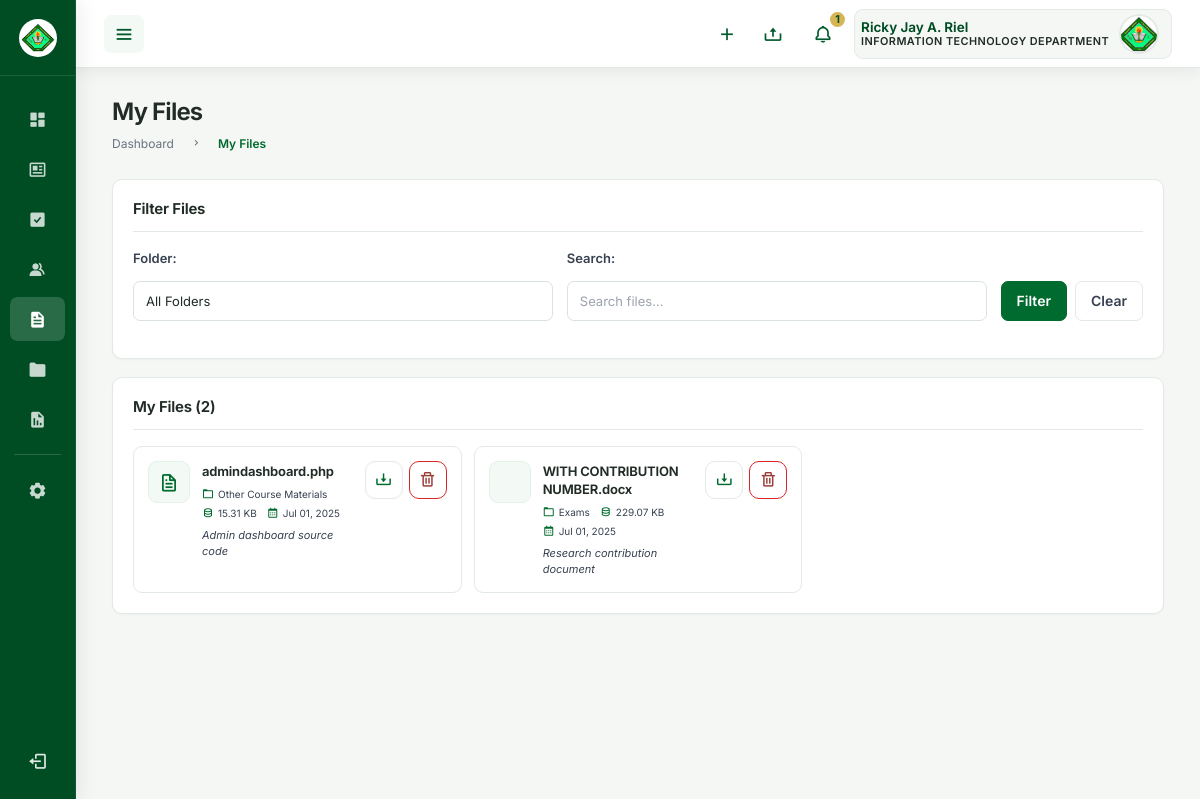
Before: /roles/user/my_files.php (signed in) with the older database file.
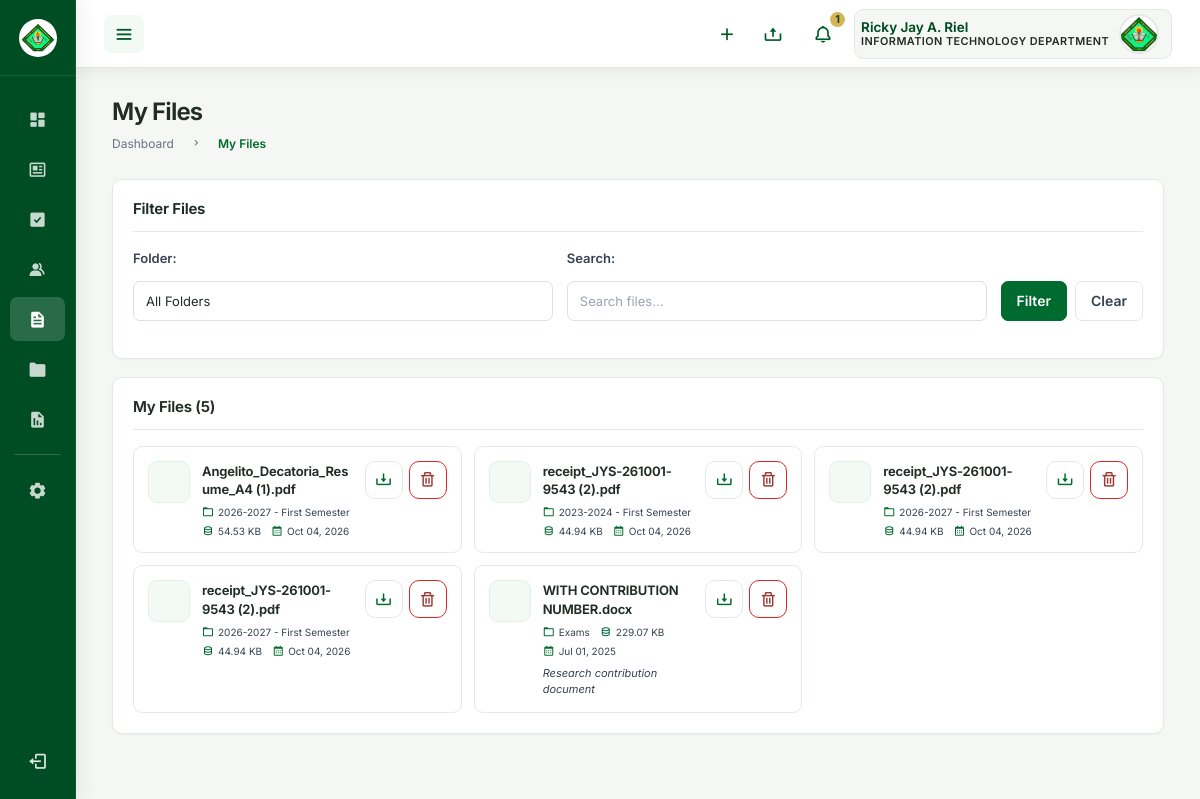
After: the same page with the newer database file.
### tables this page shows
CREATE TABLE `files` (
  `id` int NOT NULL,
  `file_name` varchar(255) NOT NULL,
  `original_name` varchar(255) NOT NULL,
  `file_path` varchar(255) NOT NULL,
  `file_size` bigint DEFAULT NULL,
  `file_type` varchar(100) DEFAULT NULL,
  `mime_type` varchar(100) DEFAULT NULL,
  `file_extension` varchar(10) DEFAULT NULL,
  `uploaded_by` int NOT NULL,
  `folder_id` int NOT NULL,
  `uploaded_at` datetime DEFAULT CURRENT_TIMESTAMP,
  `updated_at` datetime DEFAULT CURRENT_TIMESTAMP ON UPDATE CURRENT_TIMESTAMP,
  `is_deleted` tinyint(1) DEFAULT '0',
  `deleted_at` datetime DEFAULT NULL,
  `deleted_by` int DEFAULT NULL,
  `file_hash` varchar(64) DEFAULT NULL,
  `download_count` int DEFAULT '0',
  `last_downloaded` datetime DEFAULT NULL,
  `last_downloaded_by` int DEFAULT NULL,
  `is_public` tinyint(1) DEFAULT '0',
  `public_token` varchar(255) DEFAULT NULL,
  `permissions` longtext,
  `version` int DEFAULT '1',
  `parent_file_id` int DEFAULT NULL,
  `tags` longtext,
  `description` text,
  `academic_year` varchar(10) DEFAULT NULL COMMENT 'Academic year, e.g. 2026',
  `semester` enum('first','second') NOT NULL DEFAULT 'first',
  `thumbnail_path` varchar(255) DEFAULT NULL,
  `is_favorite` tinyint(1) DEFAULT '0',
  `expiry_date` datetime DEFAULT NULL
);

CREATE TABLE `folders` (
  `id` int NOT NULL,
  `folder_name` varchar(100) NOT NULL,
  `description` text,
  `created_by` int NOT NULL,
  `created_at` datetime DEFAULT CURRENT_TIMESTAMP,
  `updated_at` datetime DEFAULT CURRENT_TIMESTAMP ON UPDATE CURRENT_TIMESTAMP,
  `parent_id` int DEFAULT NULL,
  `is_deleted` tinyint(1) NOT NULL DEFAULT '0',
  `deleted_at` datetime DEFAULT NULL,
  `deleted_by` int DEFAULT NULL,
  `department_id` int DEFAULT NULL,
  `folder_path` varchar(500) DEFAULT NULL,
  `folder_level` int DEFAULT '0',
  `is_public` tinyint(1) DEFAULT '0',
  `permissions` longtext,
  `folder_size` bigint DEFAULT '0',
  `file_count` int DEFAULT '0',
  `folder_color` varchar(7) DEFAULT '#667eea',
  `folder_icon` varchar(50) DEFAULT 'fa-folder',
  `category` varchar(50) DEFAULT NULL,
  `folder_type` enum('category','custom','system') NOT NULL DEFAULT 'custom',
  `folder_status` enum('active','archived','hidden') NOT NULL DEFAULT 'active',
  `access_count` int NOT NULL DEFAULT '0',
  `is_favorite` tinyint(1) NOT NULL DEFAULT '0'
);

### roles/user/my_files.php (the view, shortened to what the changed rows need)
<?php
require_once '../../includes/config.php';
$user_id = $_SESSION['user_id'];
$query = "
    SELECT f.*, fo.folder_name
    FROM files f
    LEFT JOIN folders fo ON f.folder_id = fo.id
    WHERE f.uploaded_by = ? AND f.is_deleted = 0
";
$params = [$user_id];
$query .= " ORDER BY f.uploaded_at DESC";
$stmt = $pdo->prepare($query);
$stmt->execute($params);
$files = $stmt->fetchAll();
?>
<!DOCTYPE html>
<html lang="en">
<head>
    <link href='https://unpkg.com/boxicons@2.0.9/css/boxicons.min.css' rel='stylesheet'>
    <link rel="stylesheet" href="assets/css/components/sidebar.css?v=<?= time() ?>">
    <link rel="stylesheet" href="assets/css/components/navbar.css?v=<?= time() ?>">
    <?php include __DIR__ . '/../../includes/theme.php'; ?>
</head>
<body class="user-my-files-page">
    <section id="content">
        <main>
            <div class="head-title">
                <div class="left">
                    <h1>My Files</h1>
                </div>
            </div>
            <div class="table-data">
                <div class="order">
                    <div class="head">
                        <h3>My Files (<?= count($files) ?>)</h3>
                    </div>
                    <?php if (empty($files)): ?>
                        <div class="empty-state">
                            <i class='bx bx-file'></i>
                            <p>No files found</p>
                        </div>
                    <?php else: ?>
                        <div class="files-grid">
                            <?php foreach ($files as $file): ?>
                                <div class="file-card">
                                    <div class="file-icon">
                                        <?php
                                        $extension = strtolower($file['file_extension']);
                                        $icon = match($extension) {
                                            'pdf' => 'bx-file-pdf',
                                            'doc', 'docx' => 'bx-file-doc',
                                            'xls', 'xlsx' => 'bx-file-excel',
                                            'ppt', 'pptx' => 'bx-file-ppt',
                                            'jpg', 'jpeg', 'png', 'gif' => 'bx-image',
                                            'zip', 'rar' => 'bx-archive',
                                            default => 'bx-file'
                                        };
                                        ?>
                                        <i class='bx <?= $icon ?>'></i>
                                    </div>
                                    <div class="file-info">
                                        <h4><?= htmlspecialchars($file['original_name']) ?></h4>
                                        <p class="file-details">
                                            <span><i class='bx bx-folder'></i><?= htmlspecialchars($file['folder_name'] ?? 'No folder') ?></span>
                                            <span><i class='bx bx-data'></i><?= number_format($file['file_size'] / 1024, 2) ?> KB</span>
                                            <span><i class='bx bx-calendar'></i><?= date('M d, Y', strtotime($file['uploaded_at'])) ?></span>
                                        </p>
                                        <?php if ($file['description']): ?>
                                            <p class="file-description" title="<?= htmlspecialchars($file['description'], ENT_QUOTES) ?>"><?= htmlspecialchars($file['description']) ?></p>
                                        <?php endif; ?>
                                    </div>
                                    <div class="file-actions">
                                        <a href="../../<?= $file['file_path'] ?>" class="btn-icon" title="Download" download>
                                            <i class='bx bx-download'></i>
                                        </a>
                                        <a href="?delete_file=<?= $file['id'] ?>" class="btn-icon btn-danger"
                                           onclick="return confirm('Are you sure you want to delete this file?')" title="Delete">
                                            <i class='bx bx-trash'></i>
                                        </a>
                                    </div>
                                </div>
                            <?php endforeach; ?>
                        </div>
                    <?php endif; ?>
                </div>
            </div>
        </main>
    </section>
</body>
</html>

Changed rows visible on the page:
no longer on this page (row edited): files: original_name "admindashboard.php", folder.folder_name "Other Course Materials", $file['file_size']/1024 "15.31", uploaded_at "Jul 01, 2025", description "Admin dashboard source code"
added files: original_name "Angelito_Decatoria_Resume_A4 (1).pdf", folder.folder_name "2026-2027 - First Semester", $file['file_size']/1024 "54.53", uploaded_at "Oct 04, 2026"
added files: original_name "receipt_JYS-261001-9543 (2).pdf", folder.folder_name "2023-2024 - First Semester", $file['file_size']/1024 "44.94", uploaded_at "Oct 04, 2026"
added files: original_name "receipt_JYS-261001-9543 (2).pdf", folder.folder_name "2026-2027 - First Semester", $file['file_size']/1024 "44.94", uploaded_at "Oct 04, 2026"
added files: original_name "receipt_JYS-261001-9543 (2).pdf", folder.folder_name "2026-2027 - First Semester", $file['file_size']/1024 "44.94", uploaded_at "Oct 04, 2026"
Other visible differences:
count($files): "2" → "5"
